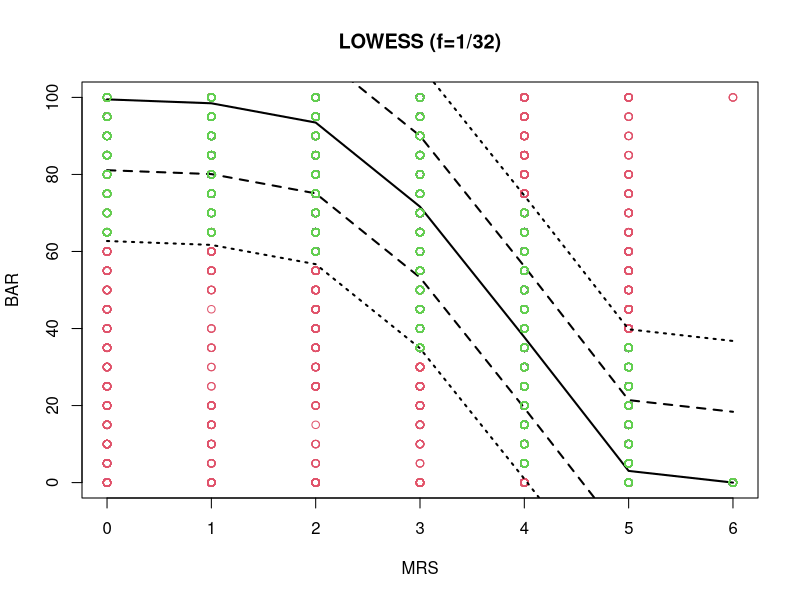

The R script that drew this image:
#------------------------------------------------------------------------------
# Code By: Kory R Johnson
# Affiliation: NINDS/NIH
# Contact information: johnsonko@ninds.nih.gov
#------------------------------------------------------------------------------

rm(list=ls())
options(object.size=Inf)

data <- read.table("data.txt",header=T,row.names=1)
lowess.data <- lowess(as.numeric(unlist(data[,1]))~as.numeric(unlist(data[,2])),f=1/32)
plot(as.numeric(unlist(data[,2])),as.numeric(unlist(data[,1])),xlab="MRS",ylab="BAR",main="LOWESS (f=1/32)",col=2)
lines(lowess.data$x,lowess.data$y,lwd=2)

mrs.0 <- data[data[,2]==0,1]
mrs.0.sd <- sd(mrs.0)

mrs.1 <- data[data[,2]==1,1]
mrs.1.sd <- sd(mrs.1)

mrs.2 <- data[data[,2]==2,1]
mrs.2.sd <- sd(mrs.2)

mrs.3 <- data[data[,2]==3,1]
mrs.3.sd <- sd(mrs.3)

mrs.4 <- data[data[,2]==4,1]
mrs.4.sd <- sd(mrs.4)

mrs.5 <- data[data[,2]==5,1]
mrs.5.sd <- sd(mrs.5)

mrs.6 <- data[data[,2]==6,1]
mrs.6.sd <- sd(mrs.6)

trim.mean.sd.obs <- mean(c(mrs.0.sd,mrs.1.sd,mrs.2.sd,mrs.3.sd,mrs.4.sd,mrs.5.sd,mrs.6.sd),trim=0.05)

lower.lowess <- lowess.data$y-trim.mean.sd.obs
lower.lowess2 <- lower.lowess-trim.mean.sd.obs
lines(lowess.data$x,lower.lowess,lwd=2,lty=2)
lines(lowess.data$x,lower.lowess2,lwd=2,lty=3)

upper.lowess <- lowess.data$y+trim.mean.sd.obs
upper.lowess2 <- upper.lowess+trim.mean.sd.obs
lines(lowess.data$x,upper.lowess,lwd=2,lty=2)
lines(lowess.data$x,upper.lowess2,lwd=2,lty=3)

filter.levels.lower <- unique(lower.lowess2)
filter.levels.upper <- unique(upper.lowess2)

keep.mrs.0 <- data[data[,2]==0,]
check1 <- keep.mrs.0[,1]>filter.levels.lower[1]
check2 <- keep.mrs.0[,1]<filter.levels.upper[1]
check12 <- check1+check2
check12 <- check12==2
keep.mrs.0 <- keep.mrs.0[check12,]
points(keep.mrs.0[,2],keep.mrs.0[,1],col=3)

keep.mrs.1 <- data[data[,2]==1,]
check1 <- keep.mrs.1[,1]>filter.levels.lower[2]
check2 <- keep.mrs.1[,1]<filter.levels.upper[2]
check12 <- check1+check2
check12 <- check12==2
keep.mrs.1 <- keep.mrs.1[check12,]
points(keep.mrs.1[,2],keep.mrs.1[,1],col=3)

keep.mrs.2 <- data[data[,2]==2,]
check1 <- keep.mrs.2[,1]>filter.levels.lower[3]
check2 <- keep.mrs.2[,1]<filter.levels.upper[3]
check12 <- check1+check2
check12 <- check12==2
keep.mrs.2 <- keep.mrs.2[check12,]
points(keep.mrs.2[,2],keep.mrs.2[,1],col=3)

keep.mrs.3 <- data[data[,2]==3,]
check1 <- keep.mrs.3[,1]>filter.levels.lower[4]
check2 <- keep.mrs.3[,1]<filter.levels.upper[4]
check12 <- check1+check2
check12 <- check12==2
keep.mrs.3 <- keep.mrs.3[check12,]
points(keep.mrs.3[,2],keep.mrs.3[,1],col=3)

keep.mrs.4 <- data[data[,2]==4,]
check1 <- keep.mrs.4[,1]>filter.levels.lower[5]
check2 <- keep.mrs.4[,1]<filter.levels.upper[5]
check12 <- check1+check2
check12 <- check12==2
keep.mrs.4 <- keep.mrs.4[check12,]
points(keep.mrs.4[,2],keep.mrs.4[,1],col=3)

keep.mrs.5 <- data[data[,2]==5,]
check1 <- keep.mrs.5[,1]>filter.levels.lower[6]
check2 <- keep.mrs.5[,1]<filter.levels.upper[6]
check12 <- check1+check2
check12 <- check12==2
keep.mrs.5 <- keep.mrs.5[check12,]
points(keep.mrs.5[,2],keep.mrs.5[,1],col=3)

keep.mrs.6 <- data[data[,2]==6,]
check1 <- keep.mrs.6[,1]>filter.levels.lower[7]
check2 <- keep.mrs.6[,1]<filter.levels.upper[7]
check12 <- check1+check2
check12 <- check12==2
keep.mrs.6 <- keep.mrs.6[check12,]
points(keep.mrs.6[,2],keep.mrs.6[,1],col=3)

final.keep.set <- rbind(keep.mrs.0,keep.mrs.1,keep.mrs.2,keep.mrs.3,keep.mrs.4,keep.mrs.5,keep.mrs.6)
write.table(final.keep.set,"final.keep.set",sep="\t")
